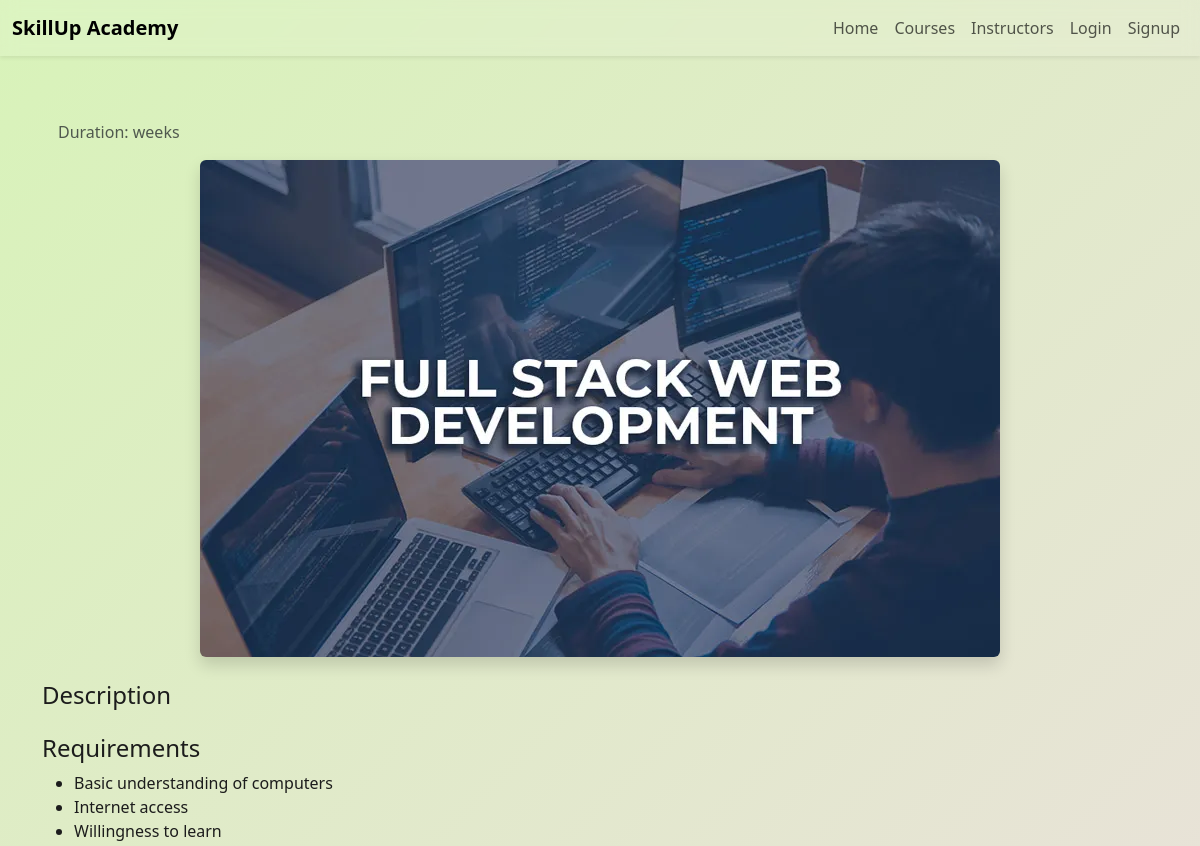
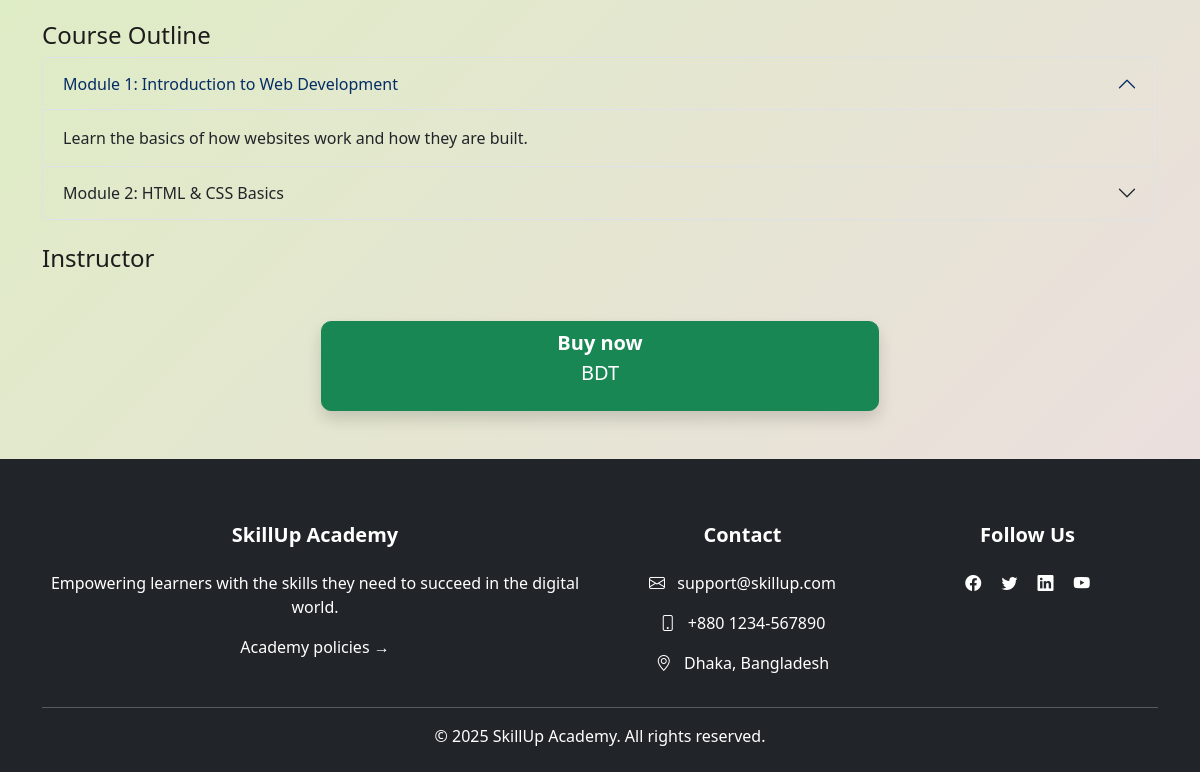
Page /course-details/full-stack-web-dev.php on the earlier database version (2 pictures, top to bottom).
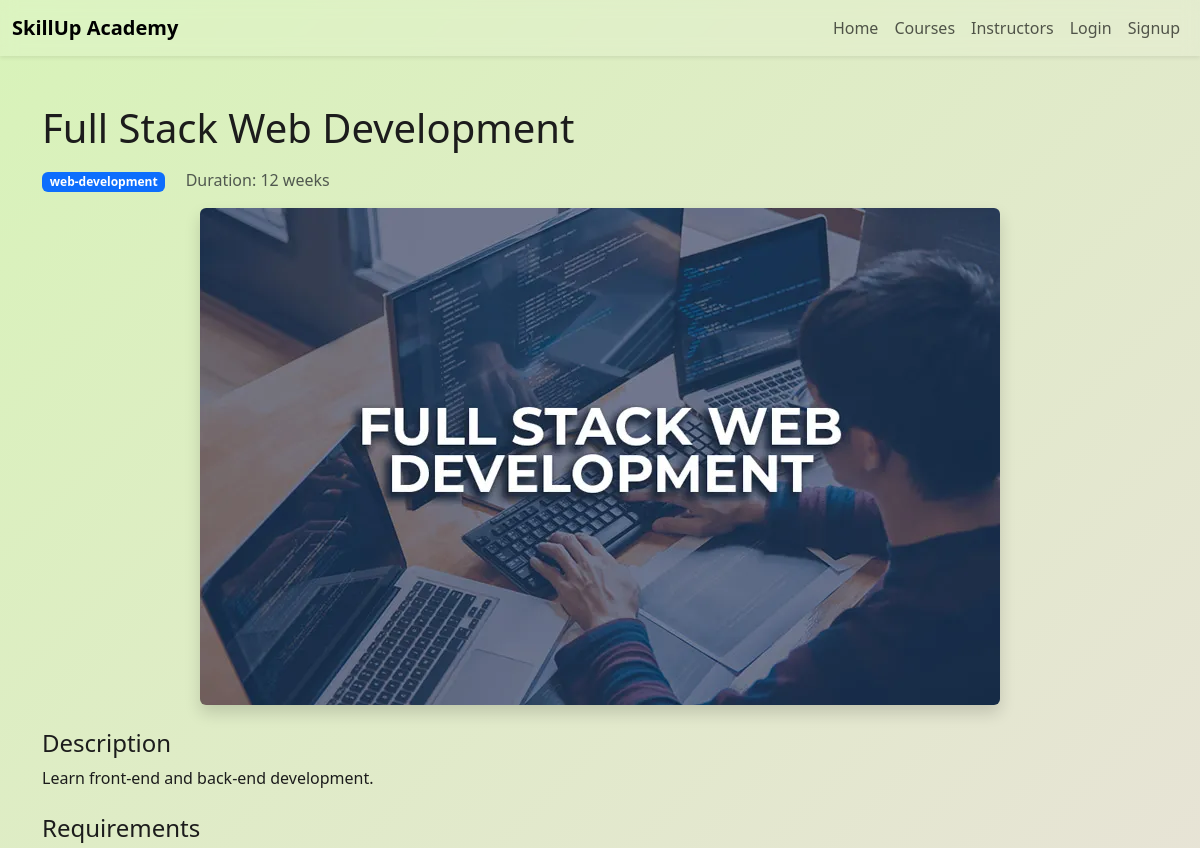
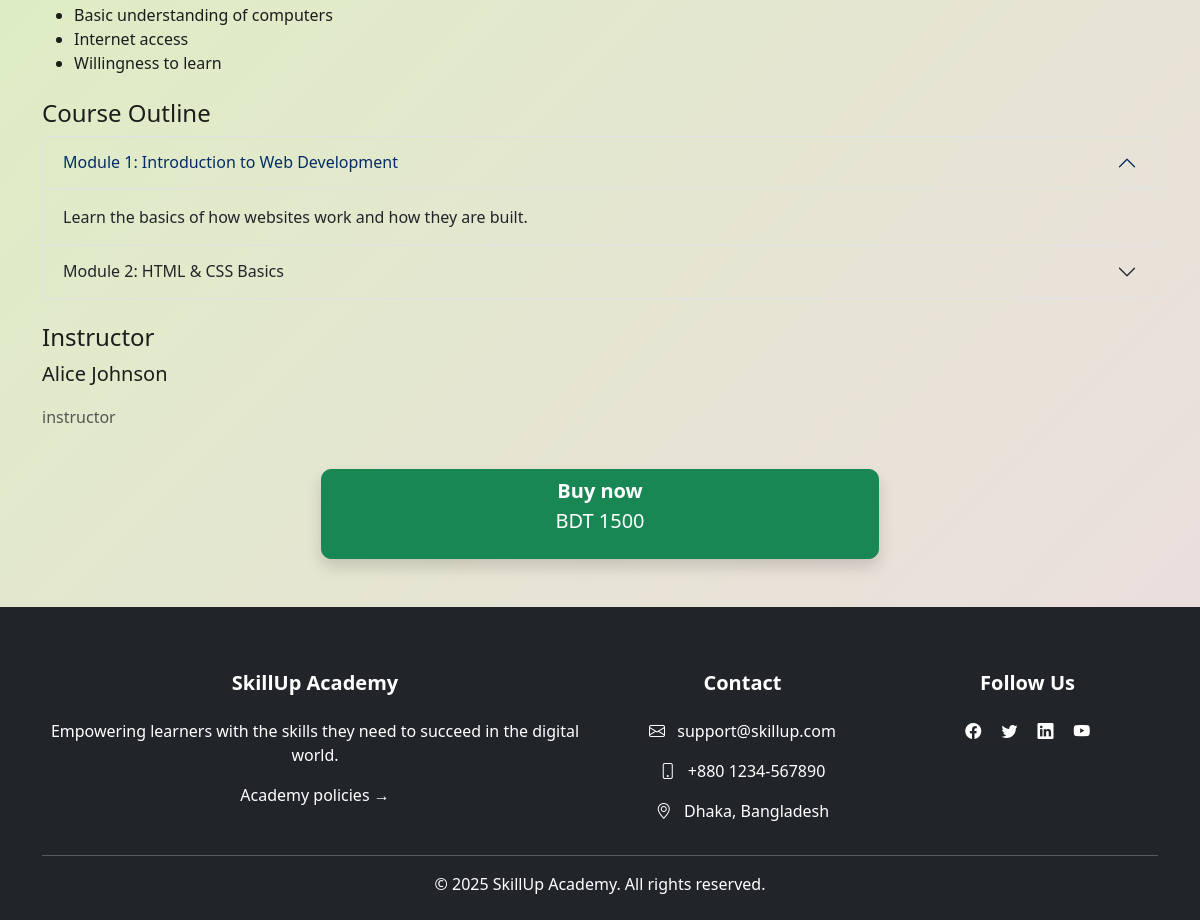
Same page on the later database version (2 pictures, top to bottom).
### tables this page shows
CREATE TABLE `courses` (
  `c_id` smallint(6) NOT NULL,
  `title` varchar(100) NOT NULL,
  `amount` smallint(6) NOT NULL,
  `description` varchar(500) NOT NULL,
  `domain` varchar(50) NOT NULL,
  `duration` smallint(6) NOT NULL,
  `u_id` int(11) NOT NULL,
  `start_date` date NOT NULL,
  `status` varchar(7) NOT NULL
);

CREATE TABLE `users` (
  `u_id` int(11) NOT NULL,
  `email` varchar(50) NOT NULL,
  `contact` varchar(10) NOT NULL,
  `reg_date` date NOT NULL DEFAULT curdate(),
  `dob` date NOT NULL,
  `gender` varchar(6) NOT NULL,
  `name` varchar(100) NOT NULL
);

CREATE TABLE `instructors` (
  `u_id` int(11) NOT NULL,
  `bio` varchar(500) DEFAULT NULL,
  `domain` varchar(50) NOT NULL,
  `title` varchar(10) NOT NULL,
  `skills` varchar(100) DEFAULT NULL,
  `image` varchar(100) DEFAULT NULL,
  `n_status` varchar(6) NOT NULL
);

### course-details/full-stack-web-dev.php (the view, shortened to what this page needs)
<?php
include '../auth/cnct.php';
?>
<!DOCTYPE html>
<html lang="en">
<head>
    <link href="https://cdn.jsdelivr.net/npm/bootstrap@5.3.7/dist/css/bootstrap.min.css" rel="stylesheet">
    <link rel="stylesheet" href="https://cdn.jsdelivr.net/npm/bootstrap-icons@1.11.3/font/bootstrap-icons.css">
    <link rel="stylesheet" href="../style.css">
</head>
<body>
  <nav class="navbar navbar-expand-lg navbar-blur sticky-top shadow-sm">
  <div class="container-fluid">
    <a class="navbar-brand fw-bold" href="">SkillUp Academy</a>
    <div class="collapse navbar-collapse" id="navbarNav">
      <ul class="navbar-nav ms-auto">
        <li class="nav-item">
          <a class="nav-link" href="../index.php">Home</a>
        </li>
        <li class="nav-item">
          <a class="nav-link" href="../courses.php">Courses</a>
        </li>
        <li class="nav-item">
          <a class="nav-link" href="../instructors.php">Instructors</a>
        </li>
        <?php
          if(isset($_SESSION['role'])){
            echo'<li class="nav-item">';
            if($_SESSION['role']==="Student")
              echo '<a class="nav-link" href="student/dashboard.php">Dashboard</a> </li>';
            else if($_SESSION['role']==="Instructor")
              echo '<a class="nav-link" href="instructor/dashboard.php">Dashboard</a> </li>';
            else
              echo '<a class="nav-link" href="admin/dashboard.php">Dashboard</a> </li>';
            echo'<li class="nav-item">
                  <a class="nav-link" href="auth/logout.php">Logout</a>
                  </li>';
          }
          else{
            echo '<a class="nav-link" href="auth/login.php">Login</a> </li>
                  <li class="nav-item">
                  <a class="nav-link" href="auth/signup.php">Signup</a>
                  </li>';
          }
        ?>
      </ul>
    </div>
  </div>
</nav>
<?php
$c_id = 1;
$stmt = $conn->prepare("
    SELECT
        c.title AS course_title,
        c.domain,
        c.duration,
        c.description,
        c.u_id,
        c.amount,
        i.title AS instructor_title,
        u.name AS instructor_name
    FROM
        courses c
    JOIN
        instructors i ON c.u_id = i.u_id
    JOIN
        users u ON c.u_id = u.u_id
    WHERE
        c.c_id = ?
");
    $stmt->bind_param("i", $c_id);
    $stmt->execute();
    $stmt->bind_result($courseTitle, $domain, $duration, $description, $uid, $amount, $instructorTitle, $instructorName);
?>
<div class="container py-5">
    <h1 class="mb-3"><?php echo $courseTitle ?></h1>
    <div class="mb-4">
        <span class="badge bg-primary"><?php echo $domain ?></span>
        <span class="ms-3 text-muted">Duration: <?php echo $duration ?> weeks</span>
        <div class="mt-3 text-center">
          <img src="../image-assets/course-images/full-stack-web-dev.webp" alt="Full stack web development" class="img-fluid rounded shadow">
        </div>
    </div>
    <div class="mb-4">
        <h4>Description</h4>
        <p><?php echo $description ?></p>
    </div>
    <div class="mb-4">
        <h4>Requirements</h4>
        <ul>
        <li>Basic understanding of computers</li>
        <li>Internet access</li>
        <li>Willingness to learn</li>
      </ul>
    </div>
    <div class="mb-4">
      <h4>Course Outline</h4>
      <div class="accordion" id="courseOutline">
        <div class="accordion-item bg-transparent">
          <h2 class="accordion-header " id="headingOne">
            <button class="accordion-button bg-transparent lead" type="button" data-bs-toggle="collapse" data-bs-target="#module1">
              Module 1: Introduction to Web Development
            </button>
          </h2>
          <div id="module1" class="accordion-collapse collapse show" data-bs-parent="#courseOutline">
            <div class="accordion-body">
              Learn the basics of how websites work and how they are built.
            </div>
          </div>
        </div>
        <div class="accordion-item bg-transparent">
          <h2 class="accordion-header" id="headingTwo">
            <button class="accordion-button collapsed bg-transparent lead" type="button" data-bs-toggle="collapse" data-bs-target="#module2">
              Module 2: HTML & CSS Basics
            </button>
          </h2>
        </div>
      </div>
    </div>
    <div class="mb-4">
      <h4>Instructor</h4>
      <div class="d-flex align-items-center">
        <div>
          <p class="lead"><?php echo $instructorName ?></p>
          <p class="text-muted"><?php echo $instructorTitle ?></p>
        </div>
      </div>
    </div>
    <div class="text-center">
      <a href="../auth/billing.html" class="btn card-h shadow btn-success w-50">
      <strong class="fs-5">Buy now</strong>
      <p class="lead">BDT <strong><?php echo $amount ?></strong></p>
    </a>
    </div>
</div>
</body>
<footer class="bg-dark text-white pt-5 pb-4">
  <div class="container text-md-left">
    <div class="row text-center text-md-left">
      <div class="col-md-6 col-lg-6 col-xl-6 mx-auto mt-3">
        <h5 class="mb-4 fw-bold">SkillUp Academy</h5>
        <p>Empowering learners with the skills they need to succeed in the digital world.</p>
        <a href="policies.html" class="text-white text-decoration-none">Academy policies &rarr;</a>
      </div>
      <div class="col-md-3 col-lg-3 col-xl-3 mx-auto mt-3">
        <h5 class="mb-4 fw-bold">Contact</h5>
        <p><i class="bi bi-envelope me-2"></i> support@skillup.com</p>
        <p><i class="bi bi-phone me-2"></i> +880 1234-567890</p>
        <p><i class="bi bi-geo-alt me-2"></i> Dhaka, Bangladesh</p>
      </div>
      <div class="col-md-3 col-lg-3 col-xl-3 mx-auto mt-3">
        <h5 class="mb-4 fw-bold">Follow Us</h5>
        <a href="#" class="text-white me-3"><i class="bi bi-facebook"></i></a>
        <a href="#" class="text-white me-3"><i class="bi bi-twitter"></i></a>
        <a href="#" class="text-white me-3"><i class="bi bi-linkedin"></i></a>
        <a href="#" class="text-white"><i class="bi bi-youtube"></i></a>
      </div>
    </div>
     <hr class="my-3">
    <div class="text-center">
      <p class="mb-0">&copy; 2025 SkillUp Academy. All rights reserved.</p>
    </div>
  </div>
</footer>
</html>

### style.css (style rules this page uses)
html, body { margin: 0; padding: 0; background: linear-gradient(-45deg, #f6ed91, #bcecf0, #f5d5f0, #d8f3b9); background-size: 400% 400%; background-attachment: fixed; animation: gradientBG 10s ease-in-out infinite; font-family: 'Segoe UI', Tahoma, Geneva, Verdana, sans-serif; color: #1c1c1c; }
.navbar-blur { background-color: rgba(255, 255, 255, 0.1); backdrop-filter: blur(8px); -webkit-backdrop-filter: blur(8px); }
.card-h { border-radius: 10px; transition: transform 0.3s ease; }

Differences in the rows shown:
added courses: title "Full Stack Web Development", domain "web-development", duration "12", description "Learn front-end and back-end development.", users.name "Alice Johnson", u.title "instructor", amount "1500"
